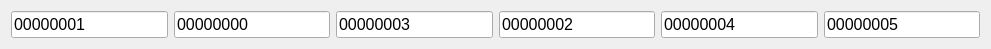
      <widget class="QWidget" name="horizontalLayoutWidget_2">
       <property name="geometry">
        <rect>
         <x>9</x>
         <y>399</y>
         <width>991</width>
         <height>32</height>
        </rect>
       </property>
       <layout class="QHBoxLayout" name="horizontalLayout_3">
        <item>
         <widget class="QLineEdit" name="line_reg1">
          <property name="font">
           <font>
            <pointsize>12</pointsize>
           </font>
          </property>
          <property name="inputMask">
           <string>HHHHHHHH</string>
          </property>
          <property name="text">
           <string>00000001</string>
          </property>
          <property name="maxLength">
           <number>8</number>
          </property>
         </widget>
        </item>
        <item>
         <widget class="QLineEdit" name="line_reg0">
          <property name="font">
           <font>
            <pointsize>12</pointsize>
           </font>
          </property>
          <property name="inputMask">
           <string>HHHHHHHH</string>
          </property>
          <property name="text">
           <string>00000000</string>
          </property>
          <property name="maxLength">
           <number>8</number>
          </property>
         </widget>
        </item>
        <item>
         <widget class="QLineEdit" name="line_reg3">
          <property name="font">
           <font>
            <pointsize>12</pointsize>
           </font>
          </property>
          <property name="inputMask">
           <string>HHHHHHHH</string>
          </property>
          <property name="text">
           <string>00000003</string>
          </property>
          <property name="maxLength">
           <number>8</number>
          </property>
         </widget>
        </item>
        <item>
         <widget class="QLineEdit" name="line_reg2">
          <property name="font">
           <font>
            <pointsize>12</pointsize>
           </font>
          </property>
          <property name="inputMask">
           <string>HHHHHHHH</string>
          </property>
          <property name="text">
           <string>00000002</string>
          </property>
          <property name="maxLength">
           <number>8</number>
          </property>
         </widget>
        </item>
        <item>
         <widget class="QLineEdit" name="line_reg4">
          <property name="font">
           <font>
            <pointsize>12</pointsize>
           </font>
          </property>
          <property name="inputMask">
           <string>HHHHHHHH</string>
          </property>
          <property name="text">
           <string>00000004</string>
          </property>
          <property name="maxLength">
           <number>8</number>
          </property>
         </widget>
        </item>
        <item>
         <widget class="QLineEdit" name="line_reg5">
          <property name="font">
           <font>
            <pointsize>12</pointsize>
           </font>
          </property>
          <property name="inputMask">
           <string>HHHHHHHH</string>
          </property>
          <property name="text">
           <string>00000005</string>
          </property>
          <property name="maxLength">
           <number>8</number>
          </property>
         </widget>
        </item>
       </layout>
      </widget>
